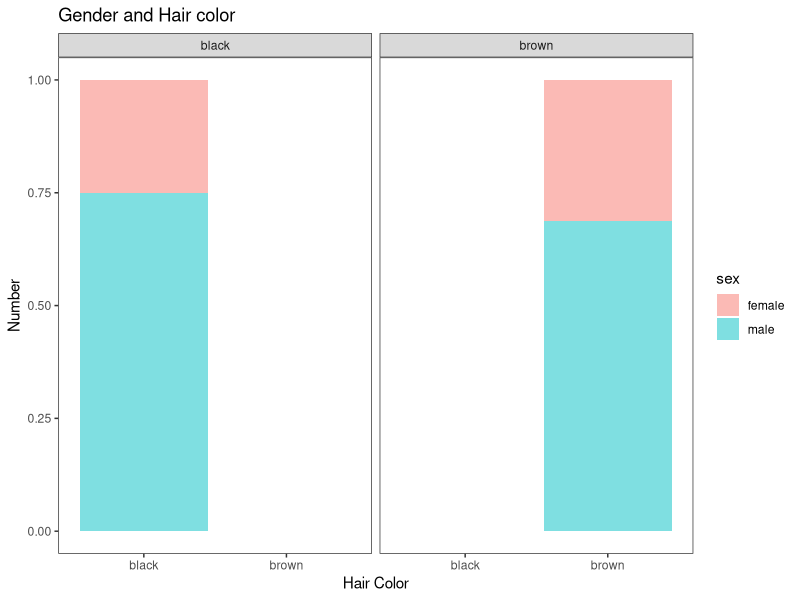
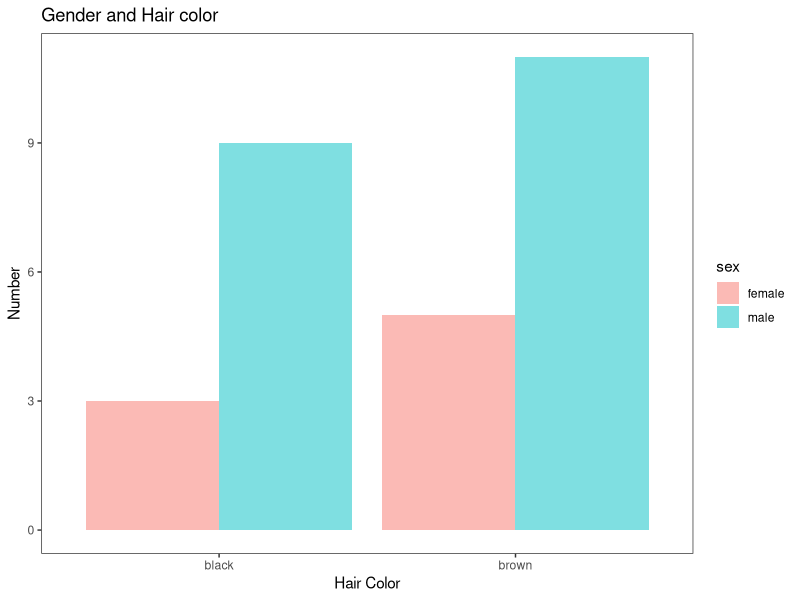
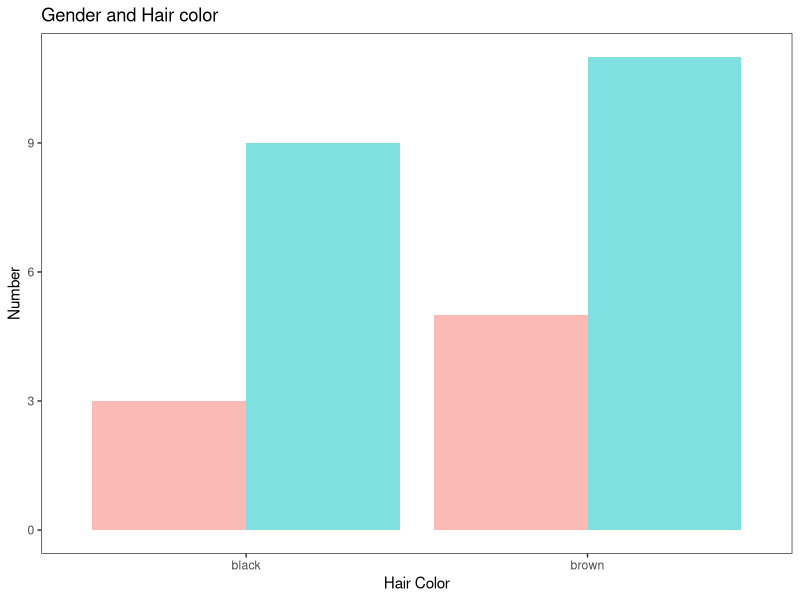

Write the R code that produced these figures, in order.
## ---- chunk 1
#How to visualize two categorical variables at the same time  (posiion = dodge give us the number of people that have got broxn hair and the number of people that have got black hair by contrast, and that puts the bars next to each other by contrast if i put position = "fill" it's gonna put the bars on top of each other and it's gonna calculat the percentage of people that have got brown hair and the percentage of people that have got black hair whether they are men or women)
library(tidyverse)
data()
starwars
#exercice 1:

names(starwars)
starwars %>% 
  filter(hair_color == "black" | hair_color== "brown") %>% 
  drop_na(sex) %>% 
  ggplot(aes(hair_color, fill = sex))+
  facet_wrap(~hair_color)+
  geom_bar(position = "fill", alpha = 0.5)+
  theme_bw()+
  theme(panel.grid.major = element_blank(),  panel.grid.minor = element_blank()) + 
  labs(title = "Gender and Hair color", x = "Hair Color", y = "Number")
  #exercice 2:
starwars %>% 
  filter(hair_color == "black" | hair_color== "brown") %>% 
  drop_na(sex) %>% 
  ggplot(aes(hair_color, fill = sex))+
  geom_bar(position = "dodge", alpha = 0.5)+
  theme_bw()+
  theme(panel.grid.major = element_blank(),  panel.grid.minor = element_blank()) + 
  labs(title = "Gender and Hair color", x = "Hair Color", y = "Number")
#exercice 3:
starwars %>% 
  filter(hair_color == "black" | hair_color== "brown") %>% 
  drop_na(sex) %>% 
  ggplot(aes(hair_color, fill = sex))+
  geom_bar(position = "dodge", alpha = 0.5)+
  theme_bw()+
  theme(panel.grid.major = element_blank(),  panel.grid.minor = element_blank(), legend.position = "none") + 
  labs(title = "Gender and Hair color", x = "Hair Color", y = "Number")

